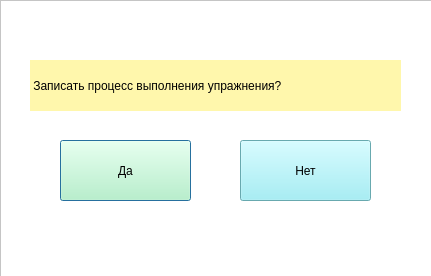
<?xml version="1.0" encoding="UTF-8"?>
<ui version="4.0">
 <class>Dialog</class>
 <widget class="QDialog" name="Dialog">
  <property name="geometry">
   <rect>
    <x>0</x>
    <y>0</y>
    <width>431</width>
    <height>276</height>
   </rect>
  </property>
  <property name="windowTitle">
   <string>Dialog</string>
  </property>
  <widget class="QFrame" name="frame">
   <property name="geometry">
    <rect>
     <x>0</x>
     <y>0</y>
     <width>451</width>
     <height>281</height>
    </rect>
   </property>
   <property name="styleSheet">
    <string notr="true">background-color: rgb(255, 255, 255);</string>
   </property>
   <property name="frameShape">
    <enum>QFrame::StyledPanel</enum>
   </property>
   <property name="frameShadow">
    <enum>QFrame::Raised</enum>
   </property>
   <widget class="QPushButton" name="pushButton">
    <property name="geometry">
     <rect>
      <x>60</x>
      <y>140</y>
      <width>131</width>
      <height>61</height>
     </rect>
    </property>
    <property name="styleSheet">
     <string notr="true">background-color: rgb(185,251,192);
font: 700 18pt &quot;Century Gothic&quot;;</string>
    </property>
    <property name="text">
     <string>Да</string>
    </property>
    <property name="icon">
     <iconset>
      <normaloff>../../Users/user/Downloads/camera.png</normaloff>../../Users/user/Downloads/camera.png</iconset>
    </property>
    <property name="iconSize">
     <size>
      <width>25</width>
      <height>25</height>
     </size>
    </property>
   </widget>
   <widget class="QPushButton" name="pushButton_2">
    <property name="geometry">
     <rect>
      <x>240</x>
      <y>140</y>
      <width>131</width>
      <height>61</height>
     </rect>
    </property>
    <property name="styleSheet">
     <string notr="true">background-color: rgb(145,236,245);
font: 700 18pt &quot;Century Gothic&quot;;</string>
    </property>
    <property name="text">
     <string>Нет</string>
    </property>
    <property name="icon">
     <iconset>
      <normaloff>../../Users/user/Downloads/no-video.png</normaloff>../../Users/user/Downloads/no-video.png</iconset>
    </property>
    <property name="iconSize">
     <size>
      <width>25</width>
      <height>25</height>
     </size>
    </property>
   </widget>
   <widget class="QLabel" name="label">
    <property name="geometry">
     <rect>
      <x>30</x>
      <y>60</y>
      <width>371</width>
      <height>51</height>
     </rect>
    </property>
    <property name="styleSheet">
     <string notr="true">font: 700 12pt &quot;Century Gothic&quot;;
background-color: rgb(255, 247,172);</string>
    </property>
    <property name="text">
     <string> Записать процесс выполнения упражнения?</string>
    </property>
   </widget>
  </widget>
 </widget>
 <resources/>
 <connections/>
</ui>
